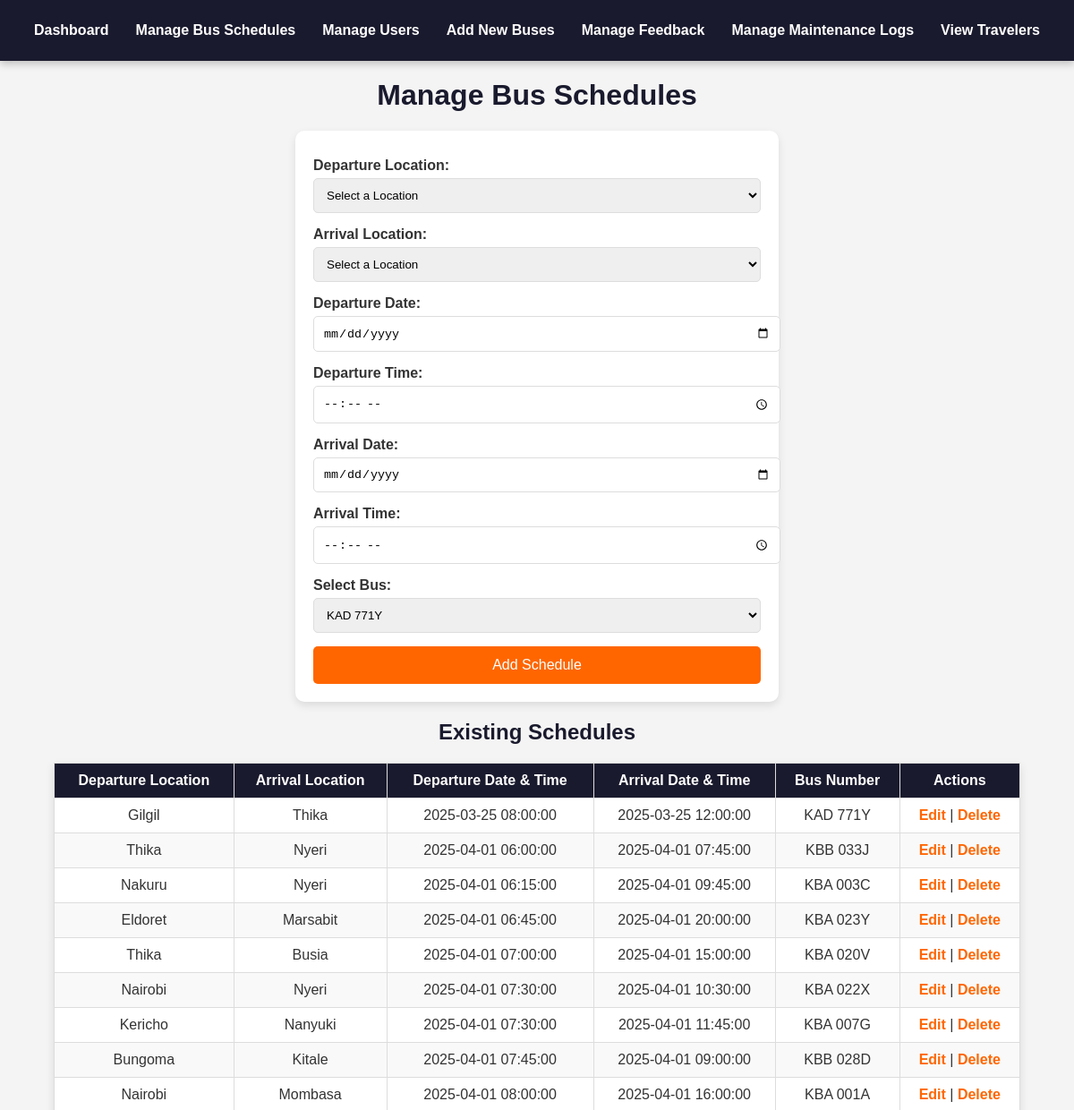
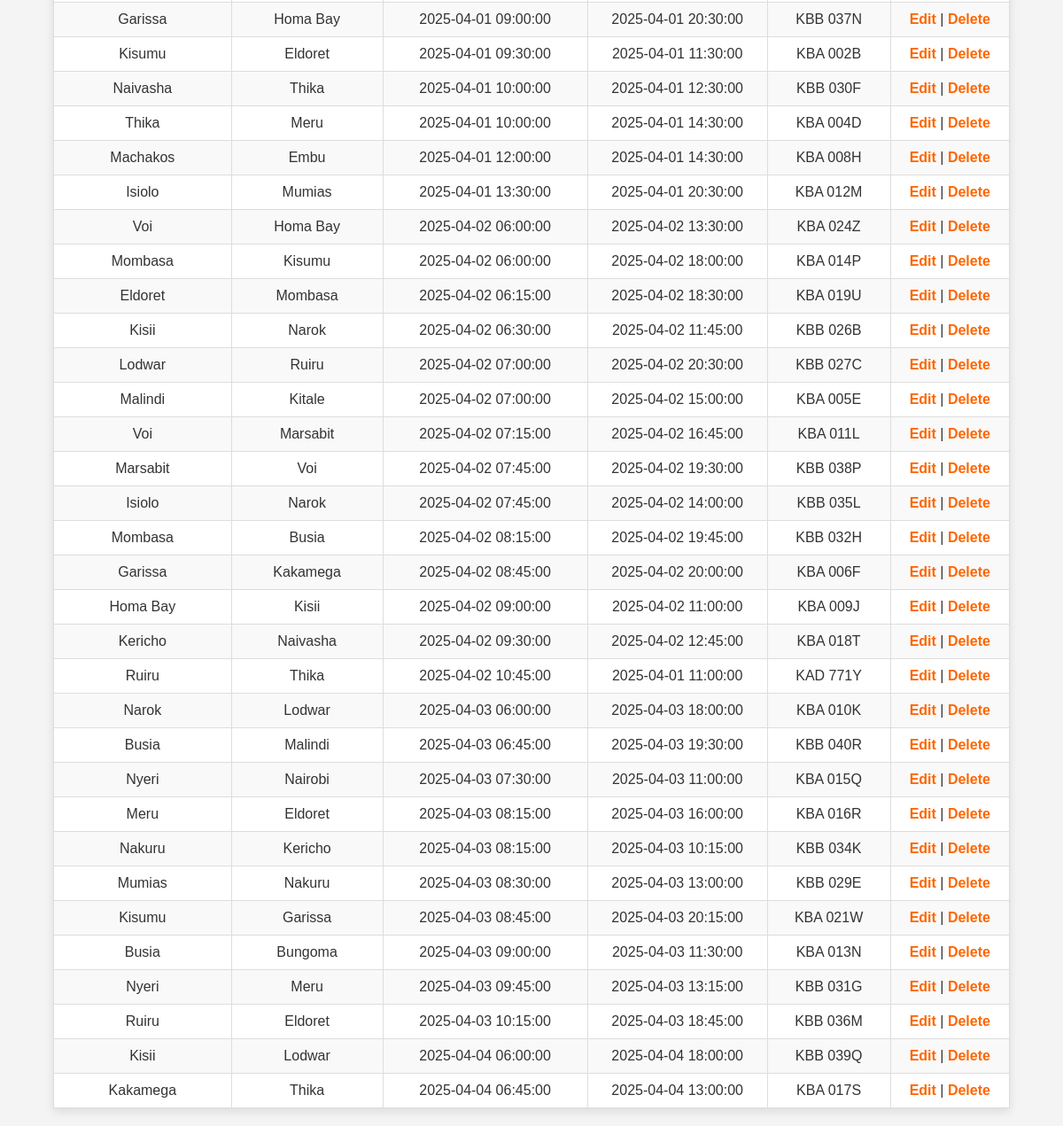
The page /colo/backend/bus_schedule_management.php on the database its author committed (2 pictures, top to bottom).
### tables this page shows
CREATE TABLE `routes` (
  `RouteID` int(11) NOT NULL,
  `DepartureLocation` varchar(100) NOT NULL,
  `ArrivalLocation` varchar(100) NOT NULL,
  `DepartureTime` datetime NOT NULL,
  `ArrivalTime` datetime NOT NULL,
  `BusID` int(11) DEFAULT NULL
);

CREATE TABLE `buses` (
  `BusID` int(11) NOT NULL,
  `BusNumber` varchar(50) NOT NULL,
  `Capacity` int(11) NOT NULL,
  `MaintenanceStatus` varchar(50) DEFAULT NULL
);

### colo/backend/bus_schedule_management.php (the view, shortened to what this page needs)
<?php require 'db_connection.php'; ?>
<!DOCTYPE html>
<html lang="en">
<head>
    <link rel="stylesheet" href="../styles/bus_schedule_management.css">
</head>
<body>
<div class="dashboard-links">
        <a href="admin_dashboard.php">Dashboard</a>
        <a href="bus_schedule_management.php">Manage Bus Schedules</a>
        <a href="manage_users.php">Manage Users</a>
        <a href="bus_management.php">Add New Buses</a>
        <a href="feedback_management.php">Manage Feedback</a>
        <a href="maintenance_logs.php">Manage Maintenance Logs</a>
        <a href="view_travelers.php">View Travelers</a>
    </div>
    <h1>Manage Bus Schedules</h1>
    <form method="POST" action="add_schedule.php">
        <label for="departure">Departure Location:</label>
        <select id="departure" name="departure" required>
            <option value="">Select a Location</option>
        </select>
        <label for="arrival">Arrival Location:</label>
        <select id="arrival" name="arrival" required>
            <option value="">Select a Location</option>
        </select>
        <label for="departure_date">Departure Date:</label>
        <input type="date" id="departure_date" name="departure_date" required>
        <label for="departure_time">Departure Time:</label>
        <input type="time" id="departure_time" name="departure_time" required>
        <label for="arrival_date">Arrival Date:</label>
        <input type="date" id="arrival_date" name="arrival_date" required>
        <label for="arrival_time">Arrival Time:</label>
        <input type="time" id="arrival_time" name="arrival_time" required>
        <label for="bus_id">Select Bus:</label>
        <select id="bus_id" name="bus_id" required>
            <?php
            $result = $conn->query("SELECT BusID, BusNumber FROM Buses ORDER BY BusNumber");
            while ($row = $result->fetch_assoc()) {
                echo "<option value='{$row['BusID']}'>{$row['BusNumber']}</option>";
            }
            ?>
        </select>
        <button type="submit">Add Schedule</button>
    </form>
    <h2>Existing Schedules</h2>
    <table>
        <thead>
            <tr>
                <th>Departure Location</th>
                <th>Arrival Location</th>
                <th>Departure Date & Time</th>
                <th>Arrival Date & Time</th>
                <th>Bus Number</th>
                <th>Actions</th>
            </tr>
        </thead>
        <tbody>
            <?php
            $query = "SELECT Routes.RouteID, Routes.DepartureLocation, Routes.ArrivalLocation,
                      Routes.DepartureTime, Routes.ArrivalTime, Buses.BusNumber
                      FROM Routes
                      INNER JOIN Buses ON Routes.BusID = Buses.BusID
                      ORDER BY Routes.DepartureTime";
            $result = $conn->query($query);
            while ($row = $result->fetch_assoc()) {
                echo "<tr>
                        <td>{$row['DepartureLocation']}</td>
                        <td>{$row['ArrivalLocation']}</td>
                        <td>{$row['DepartureTime']}</td>
                        <td>{$row['ArrivalTime']}</td>
                        <td>{$row['BusNumber']}</td>
                        <td>
                            <a href='edit_schedule.php?routeid={$row['RouteID']}'>Edit</a> |
                            <a href='delete_schedule.php?routeid={$row['RouteID']}' onclick=\"return confirm('Are you sure you want to delete this schedule?');\">Delete</a>
                        </td>
                    </tr>";
            }
            ?>
        </tbody>
    </table>
</body>
</html>

### colo/backend/styles/bus_schedule_management.css (style rules this page uses)
body { font-family: Arial, sans-serif; margin: 0; padding: 0; background-color: #f4f4f4; color: #333; text-align: center; }
.dashboard-links { display: flex; justify-content: center; background-color: #1a1a2e; padding: 15px; box-shadow: 0px 4px 8px rgba(0, 0, 0, 0.2); }
.dashboard-links a { color: white; text-decoration: none; font-weight: bold; font-size: 16px; padding: 10px 15px; transition: all 0.3s ease-in-out; }
h1, h2 { margin-top: 20px; color: #1a1a2e; }
form { background: white; max-width: 500px; margin: 20px auto; padding: 20px; border-radius: 10px; box-shadow: 0px 4px 10px rgba(0, 0, 0, 0.1); text-align: left; }
form label { font-weight: bold; display: block; margin-top: 10px; }
form input, form select { width: 100%; padding: 10px; margin: 5px 0; border: 1px solid #ddd; border-radius: 5px; }
form button { width: 100%; padding: 12px; background-color: #ff6600; color: white; border: none; border-radius: 5px; font-size: 16px; cursor: pointer; transition: 0.3s; margin-top: 10px; }
table { width: 90%; margin: 20px auto; border-collapse: collapse; background: white; box-shadow: 0px 4px 10px rgba(0, 0, 0, 0.1); }
table th, table td { padding: 10px; border: 1px solid #ddd; text-align: center; }
table th { background-color: #1a1a2e; color: white; }
table tr:nth-child(even) { background-color: #f9f9f9; }
table a { text-decoration: none; color: #ff6600; font-weight: bold; }

### rows shown on the page
routes: DepartureLocation "Gilgil", ArrivalLocation "Thika", DepartureTime "2025-03-25 08:00:00", ArrivalTime "2025-03-25 12:00:00", BusID.BusNumber "KAD 771Y"
routes: DepartureLocation "Thika", ArrivalLocation "Nyeri", DepartureTime "2025-04-01 06:00:00", ArrivalTime "2025-04-01 07:45:00", BusID.BusNumber "KBB 033J"
routes: DepartureLocation "Nakuru", ArrivalLocation "Nyeri", DepartureTime "2025-04-01 06:15:00", ArrivalTime "2025-04-01 09:45:00", BusID.BusNumber "KBA 003C"
routes: DepartureLocation "Eldoret", ArrivalLocation "Marsabit", DepartureTime "2025-04-01 06:45:00", ArrivalTime "2025-04-01 20:00:00", BusID.BusNumber "KBA 023Y"
routes: DepartureLocation "Thika", ArrivalLocation "Busia", DepartureTime "2025-04-01 07:00:00", ArrivalTime "2025-04-01 15:00:00", BusID.BusNumber "KBA 020V"
routes: DepartureLocation "Nairobi", ArrivalLocation "Nyeri", DepartureTime "2025-04-01 07:30:00", ArrivalTime "2025-04-01 10:30:00", BusID.BusNumber "KBA 022X"
routes: DepartureLocation "Kericho", ArrivalLocation "Nanyuki", DepartureTime "2025-04-01 07:30:00", ArrivalTime "2025-04-01 11:45:00", BusID.BusNumber "KBA 007G"
routes: DepartureLocation "Bungoma", ArrivalLocation "Kitale", DepartureTime "2025-04-01 07:45:00", ArrivalTime "2025-04-01 09:00:00", BusID.BusNumber "KBB 028D"
routes: DepartureLocation "Nairobi", ArrivalLocation "Mombasa", DepartureTime "2025-04-01 08:00:00", ArrivalTime "2025-04-01 16:00:00", BusID.BusNumber "KBA 001A"
routes: DepartureLocation "Garissa", ArrivalLocation "Homa Bay", DepartureTime "2025-04-01 09:00:00", ArrivalTime "2025-04-01 20:30:00", BusID.BusNumber "KBB 037N"
routes: DepartureLocation "Kisumu", ArrivalLocation "Eldoret", DepartureTime "2025-04-01 09:30:00", ArrivalTime "2025-04-01 11:30:00", BusID.BusNumber "KBA 002B"
routes: DepartureLocation "Naivasha", ArrivalLocation "Thika", DepartureTime "2025-04-01 10:00:00", ArrivalTime "2025-04-01 12:30:00", BusID.BusNumber "KBB 030F"
routes: DepartureLocation "Thika", ArrivalLocation "Meru", DepartureTime "2025-04-01 10:00:00", ArrivalTime "2025-04-01 14:30:00", BusID.BusNumber "KBA 004D"
routes: DepartureLocation "Machakos", ArrivalLocation "Embu", DepartureTime "2025-04-01 12:00:00", ArrivalTime "2025-04-01 14:30:00", BusID.BusNumber "KBA 008H"
routes: DepartureLocation "Isiolo", ArrivalLocation "Mumias", DepartureTime "2025-04-01 13:30:00", ArrivalTime "2025-04-01 20:30:00", BusID.BusNumber "KBA 012M"
routes: DepartureLocation "Voi", ArrivalLocation "Homa Bay", DepartureTime "2025-04-02 06:00:00", ArrivalTime "2025-04-02 13:30:00", BusID.BusNumber "KBA 024Z"
routes: DepartureLocation "Mombasa", ArrivalLocation "Kisumu", DepartureTime "2025-04-02 06:00:00", ArrivalTime "2025-04-02 18:00:00", BusID.BusNumber "KBA 014P"
routes: DepartureLocation "Eldoret", ArrivalLocation "Mombasa", DepartureTime "2025-04-02 06:15:00", ArrivalTime "2025-04-02 18:30:00", BusID.BusNumber "KBA 019U"
routes: DepartureLocation "Kisii", ArrivalLocation "Narok", DepartureTime "2025-04-02 06:30:00", ArrivalTime "2025-04-02 11:45:00", BusID.BusNumber "KBB 026B"
routes: DepartureLocation "Lodwar", ArrivalLocation "Ruiru", DepartureTime "2025-04-02 07:00:00", ArrivalTime "2025-04-02 20:30:00", BusID.BusNumber "KBB 027C"
routes: DepartureLocation "Malindi", ArrivalLocation "Kitale", DepartureTime "2025-04-02 07:00:00", ArrivalTime "2025-04-02 15:00:00", BusID.BusNumber "KBA 005E"
routes: DepartureLocation "Voi", ArrivalLocation "Marsabit", DepartureTime "2025-04-02 07:15:00", ArrivalTime "2025-04-02 16:45:00", BusID.BusNumber "KBA 011L"
routes: DepartureLocation "Marsabit", ArrivalLocation "Voi", DepartureTime "2025-04-02 07:45:00", ArrivalTime "2025-04-02 19:30:00", BusID.BusNumber "KBB 038P"
routes: DepartureLocation "Isiolo", ArrivalLocation "Narok", DepartureTime "2025-04-02 07:45:00", ArrivalTime "2025-04-02 14:00:00", BusID.BusNumber "KBB 035L"
routes: DepartureLocation "Mombasa", ArrivalLocation "Busia", DepartureTime "2025-04-02 08:15:00", ArrivalTime "2025-04-02 19:45:00", BusID.BusNumber "KBB 032H"
routes: DepartureLocation "Garissa", ArrivalLocation "Kakamega", DepartureTime "2025-04-02 08:45:00", ArrivalTime "2025-04-02 20:00:00", BusID.BusNumber "KBA 006F"
routes: DepartureLocation "Homa Bay", ArrivalLocation "Kisii", DepartureTime "2025-04-02 09:00:00", ArrivalTime "2025-04-02 11:00:00", BusID.BusNumber "KBA 009J"
routes: DepartureLocation "Kericho", ArrivalLocation "Naivasha", DepartureTime "2025-04-02 09:30:00", ArrivalTime "2025-04-02 12:45:00", BusID.BusNumber "KBA 018T"
routes: DepartureLocation "Ruiru", ArrivalLocation "Thika", DepartureTime "2025-04-02 10:45:00", ArrivalTime "2025-04-01 11:00:00", BusID.BusNumber "KAD 771Y"
routes: DepartureLocation "Narok", ArrivalLocation "Lodwar", DepartureTime "2025-04-03 06:00:00", ArrivalTime "2025-04-03 18:00:00", BusID.BusNumber "KBA 010K"
routes: DepartureLocation "Busia", ArrivalLocation "Malindi", DepartureTime "2025-04-03 06:45:00", ArrivalTime "2025-04-03 19:30:00", BusID.BusNumber "KBB 040R"
routes: DepartureLocation "Nyeri", ArrivalLocation "Nairobi", DepartureTime "2025-04-03 07:30:00", ArrivalTime "2025-04-03 11:00:00", BusID.BusNumber "KBA 015Q"
routes: DepartureLocation "Meru", ArrivalLocation "Eldoret", DepartureTime "2025-04-03 08:15:00", ArrivalTime "2025-04-03 16:00:00", BusID.BusNumber "KBA 016R"
routes: DepartureLocation "Nakuru", ArrivalLocation "Kericho", DepartureTime "2025-04-03 08:15:00", ArrivalTime "2025-04-03 10:15:00", BusID.BusNumber "KBB 034K"
routes: DepartureLocation "Mumias", ArrivalLocation "Nakuru", DepartureTime "2025-04-03 08:30:00", ArrivalTime "2025-04-03 13:00:00", BusID.BusNumber "KBB 029E"
routes: DepartureLocation "Kisumu", ArrivalLocation "Garissa", DepartureTime "2025-04-03 08:45:00", ArrivalTime "2025-04-03 20:15:00", BusID.BusNumber "KBA 021W"
routes: DepartureLocation "Busia", ArrivalLocation "Bungoma", DepartureTime "2025-04-03 09:00:00", ArrivalTime "2025-04-03 11:30:00", BusID.BusNumber "KBA 013N"
routes: DepartureLocation "Nyeri", ArrivalLocation "Meru", DepartureTime "2025-04-03 09:45:00", ArrivalTime "2025-04-03 13:15:00", BusID.BusNumber "KBB 031G"
routes: DepartureLocation "Ruiru", ArrivalLocation "Eldoret", DepartureTime "2025-04-03 10:15:00", ArrivalTime "2025-04-03 18:45:00", BusID.BusNumber "KBB 036M"
routes: DepartureLocation "Kisii", ArrivalLocation "Lodwar", DepartureTime "2025-04-04 06:00:00", ArrivalTime "2025-04-04 18:00:00", BusID.BusNumber "KBB 039Q"
routes: DepartureLocation "Kakamega", ArrivalLocation "Thika", DepartureTime "2025-04-04 06:45:00", ArrivalTime "2025-04-04 13:00:00", BusID.BusNumber "KBA 017S"

### other values the page prints
form field bus_id "KAD 771Y"
